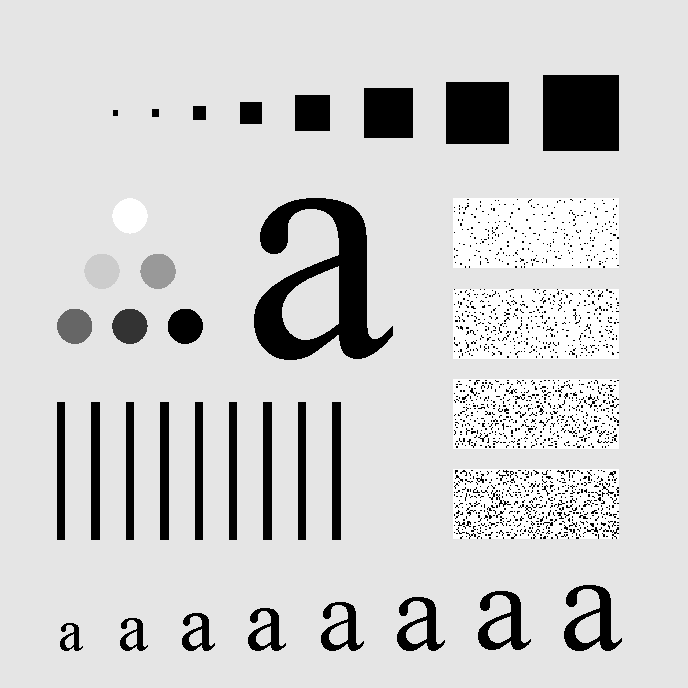
#> input picture lab3/Proj04-03/input.tif, 688 x 688 px
$ python main.py
#> lines starting #> are read from the running program, lines starting #| are printed output that depends on the picture
#> in init, img is the input picture: shape (688, 688); min 0, max 255, mean 207.3
### lab3/Proj04-03/LowPass.py
# D0: variable of Gaussian Lowpass Filtering, type single (see Eq. (4.8-7) [第四版課本 Eq. (4-116)])
# M, N: size of the filter (M×N), type int
# output: a 2-D GLPF, type single
# 註 1：假設 filter 的中心點在正中央
# 註 2：基於計算效率的考量，可使用 fft2()（MATLAB）／numpy.fft.fft2()（Python）計算，
# 然不可使用 fftshift()（MATLAB）／numpy.fft.fftshift()（Python）進行 centered，這部分請自行實作
import numpy as np
import cv2


def mirrorPad(img):
    M, N = img.shape
#> M = 688; N = 688
    padded = cv2.copyMakeBorder(
        img,
        0, M,      # 上下
        0, N,      # 左右
        borderType=cv2.BORDER_REFLECT
    )
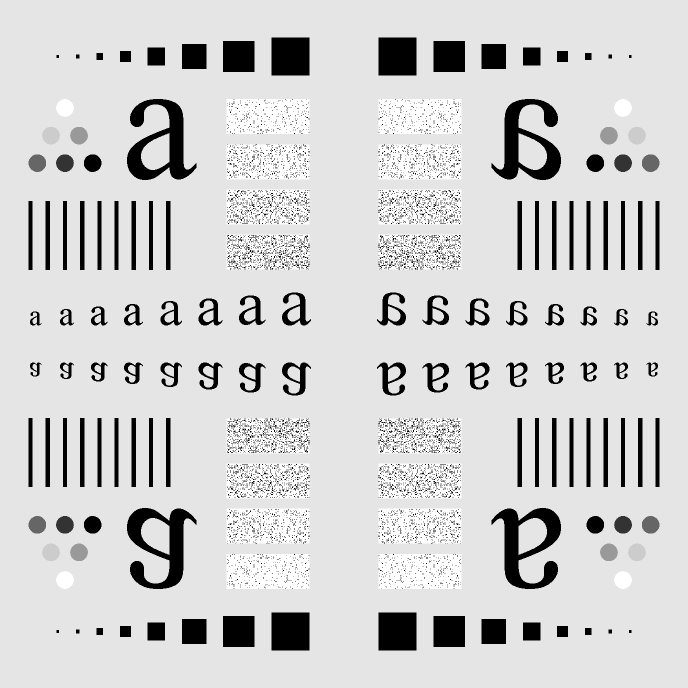
#> padded: shape (1376, 1376) float32 (shown at 1/2 size); min 0, max 1, mean 0.813
    return padded


def shiftSpectrum(input):
    M, N = input.shape
#> M = 1376; N = 1376
    x = np.arange(M).reshape(M, 1)
#> x = 1376 values from 0 to 1375
    y = np.arange(N).reshape(1, N)
    shift = (-1) ** (x + y)
    output = input * shift
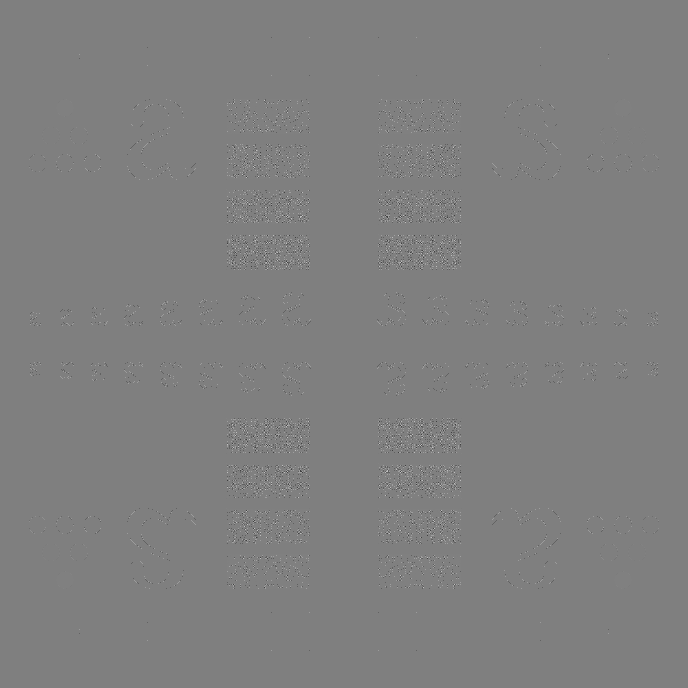
#> output: shape (1376, 1376) float64 (shown at 1/2 size); min -1, max 1, mean 0; drawn with min black and max white
    return output


def myGLPF(D0, M, N):
    u = np.arange(M, dtype=np.float32)
    v = np.arange(N, dtype=np.float32)

    u = u.reshape(M, 1)
    v = v.reshape(1, N)

    D_squared = (u - M/2)**2 + (v - N/2)**2

    H = np.exp(-D_squared / (2 * (D0**2)))

    return H.astype(np.float32)

### lab3/Proj04-03/main.py
import cv2
import numpy as np
import LowPass
import matplotlib.pyplot as plt

INPUT_IMAGE = "input.tif"
D0_list =[10,30,60,160,460]

def show_img(ax, img, title):
    ax.imshow(img, cmap='gray', interpolation='nearest')
    ax.set_title(title)
    ax.axis('off')

def display_adjustment(img, iscomplex=False):
    if iscomplex:
        magnitude = np.abs(img)
        log_spectrum = np.log(1 + magnitude)
        minv = log_spectrum.min()
        maxv = log_spectrum.max()
        if maxv == minv:
            return np.zeros_like(log_spectrum, dtype=np.uint8)
        norm_spectrum = (log_spectrum - minv) / (maxv - minv)
        return (norm_spectrum * 255).astype(np.uint8)
    else:
        img = img.astype(np.float32)
        minv = img.min()
        maxv = img.max()
        if maxv == minv:
            return np.zeros_like(img, dtype=np.uint8)
        display = (img - minv) / (maxv - minv)
        return (display * 255).astype(np.uint8)

def init():
    # preprocessing
    img = cv2.imread(INPUT_IMAGE, cv2.IMREAD_UNCHANGED)
    img = img.astype(np.float32) / 255.0
    pad_img = LowPass.mirrorPad(img)
    shift_img = LowPass.shiftSpectrum(pad_img)
    print("Image Centered")

    # performing DFT
    dft_img = np.fft.fft2(shift_img)
    print("DFT Performed")

    return img, dft_img

def performLowPassFiltering(D0, img, dft_img):
    try:
        # prepare filter
        M,N = dft_img.shape
        filter = LowPass.myGLPF(D0, M, N)

        # perform filtering
        filtered_spectrum = dft_img * filter
        print("Filtering Performed")

        # peform IDFT
        idft_image = np.real(np.fft.ifft2(filtered_spectrum))
        print("IDFT Performed")

        # postprocessing
        shift_output = LowPass.shiftSpectrum(idft_image)
        X,Y = img.shape
        cropped_img = shift_output[:X , :Y]

        display = display_adjustment(cropped_img)

        cv2.imwrite(f"out_{D0}.tif", display)
        print(f"final result generate, please check out_{D0}.tif")

        return display

    except Exception as e:
        print("Error:" + str(e))
        print("Transformation Fails")
        print("Please Try Again")


def main():
    try:
        fig, axes = plt.subplots(2, 3, figsize=(12, 6))
        img, dft_img = init()
        result_set = [img]
        for D0 in D0_list:
            result_set.append(performLowPassFiltering(D0, img, dft_img))
#> this loop made 5 passes
#> pass 1, in shiftSpectrum (call 2), `output = input * shift`:
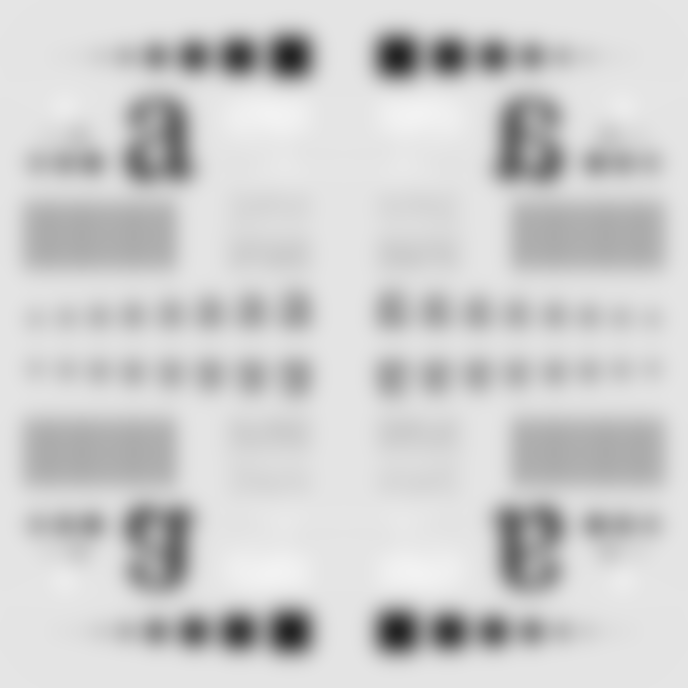
#> output: shape (1376, 1376) float64 (shown at 1/2 size); min 0.142, max 0.951, mean 0.813
#> pass 1, in performLowPassFiltering, `cropped_img = shift_output[:X , :Y]`:
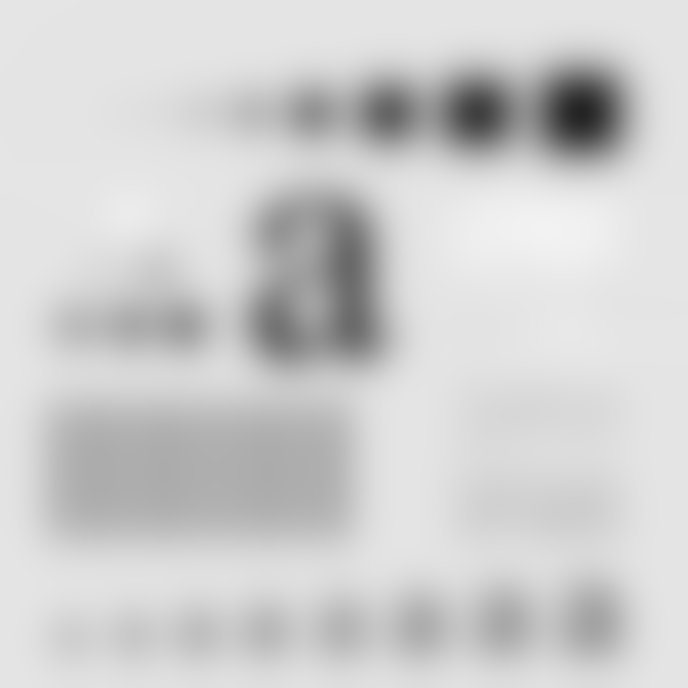
#> cropped_img: shape (688, 688) float64; min 0.142, max 0.951, mean 0.813
#> after the loop, result_set = 6 items

        for i, img in enumerate(result_set):
            if i == 0:
                title = "original"
            else:
                title = f"D0 = {D0_list[i-1]}"
            show_img(axes[i//3, i%3], img, title)
#> this loop made 6 passes
#> title on passes 1 to 6: 'original', 'D0 = 10', 'D0 = 30', 'D0 = 60', 'D0 = 160', 'D0 = 460'

        plt.tight_layout()
        plt.savefig("result.png", dpi=300)
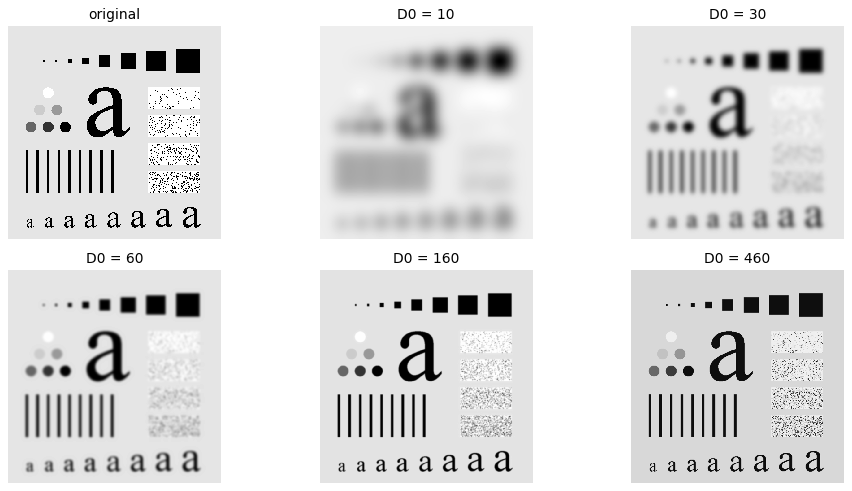
#> figure drawn by matplotlib, 6 panels
        print("ploting finished, please check result.png")

        print("=" * 40)
        print("All Tasks Done")

    except Exception as e:
        print("Error:" + str(e))
        print("Operation Fails")
        print("Please Try Again")

if __name__ == "__main__":
    main()

$ run again, with lab3/Proj04-01/input.tif copied over lab3/Proj04-03/input.tif
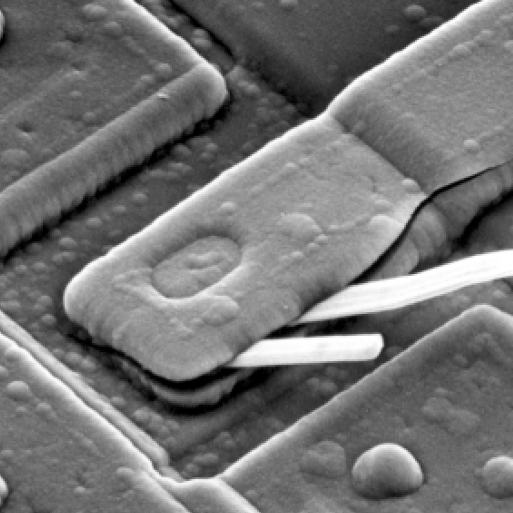
#> input picture lab3/Proj04-01/input.tif, 1026 x 1026 px (shown at 1/2 size)
#> in init, img is the input picture: shape (1026, 1026); min 0, max 255, mean 115.6
#> the loop in main, `for D0 in D0_list:` made 5 passes
#> pass 1, in shiftSpectrum (call 2), `output = input * shift`:
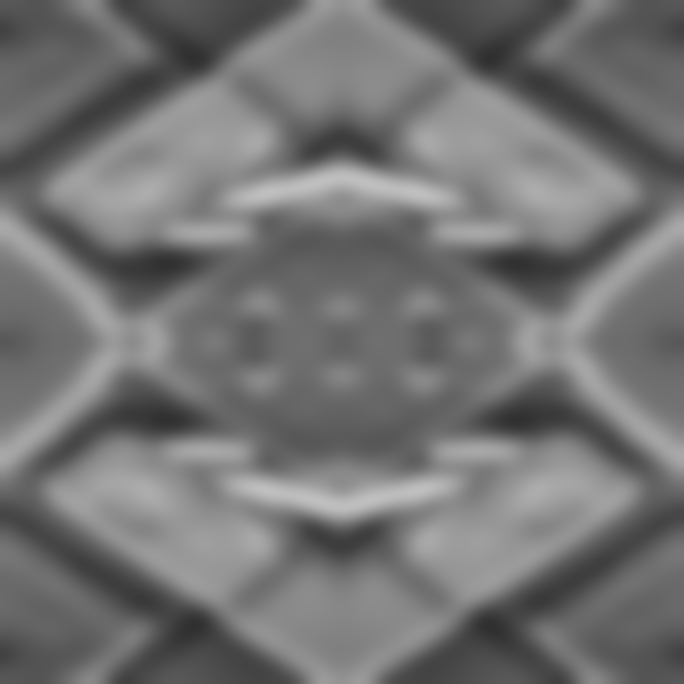
#> output: shape (2052, 2052) float64 (shown at 1/3 size); min 0.188, max 0.752, mean 0.453
#> pass 1, in performLowPassFiltering, `cropped_img = shift_output[:X , :Y]`:
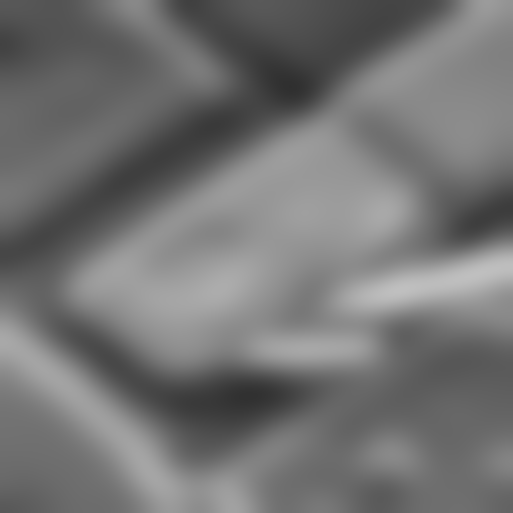
#> cropped_img: shape (1026, 1026) float64 (shown at 1/2 size); min 0.188, max 0.752, mean 0.453
#> after the loop in main, `for D0 in D0_list:`: result_set = 6 items
#> the loop in main, `for i, img in enumerate(result_set):` made 6 passes
#> title on passes 1 to 6: 'original', 'D0 = 10', 'D0 = 30', 'D0 = 60', 'D0 = 160', 'D0 = 460'
